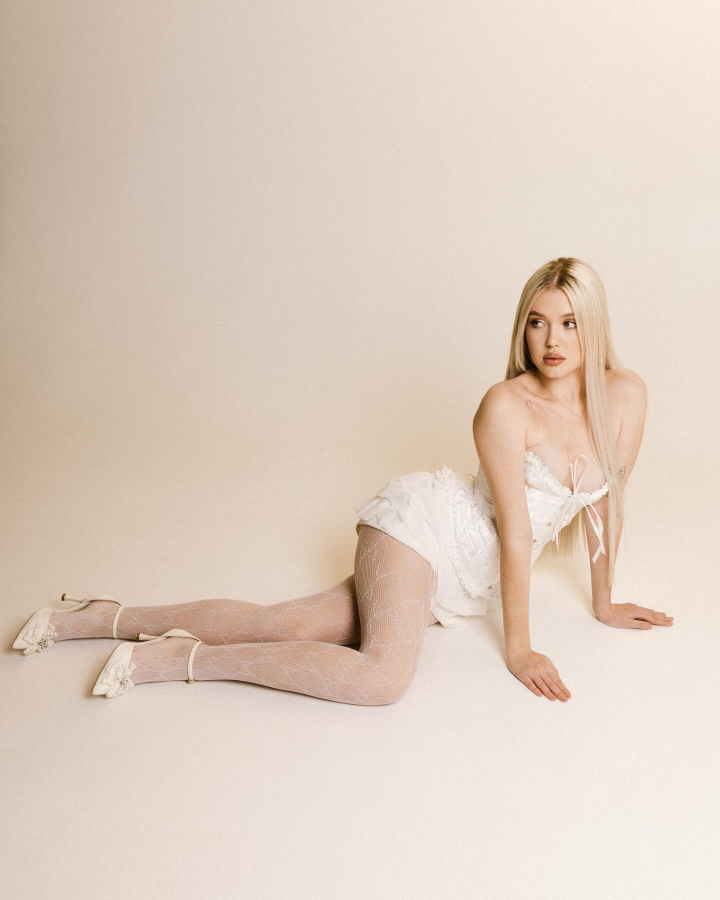
#> input picture images/photo-01.jpg, 1440 x 1800 px (shown at 1/2 size); its folder holds 6 pictures in this run
$ python optimize_images.py
#> lines starting #> are read from the running program, lines starting #| are printed output that depends on the picture
#!/usr/bin/env python3
"""Compress gallery images and generate favicon + OG preview."""

from pathlib import Path

from PIL import Image, ImageDraw, ImageFont

ROOT = Path(__file__).resolve().parent.parent
IMAGES = ROOT / "images"


def compress_jpegs():
    for path in sorted(IMAGES.glob("photo-*.jpg")):
        img = Image.open(path).convert("RGB")
#> img is the input picture: PIL image 1440x1800 RGB; mean R, G, B 222.5, 205.9, 192.7
        img.save(path, "JPEG", quality=82, optimize=True, progressive=True)
        print(f"compressed {path.name}")


def crop_cover(img: Image.Image, width: int, height: int) -> Image.Image:
#> called with width = 1200, height = 630
    src_w, src_h = img.size
#> src_w = 1440; src_h = 1800
    target_ratio = width / height
    src_ratio = src_w / src_h
#> src_ratio = 0.8

    if src_ratio > target_ratio:
        new_w = int(src_h * target_ratio)
        left = (src_w - new_w) // 2
        box = (left, 0, left + new_w, src_h)
    else:
        new_h = int(src_w / target_ratio)
#> new_h = 756
        top = (src_h - new_h) // 2
#> top = 522
        box = (0, top, src_w, top + new_h)
#> box = (0, 522, 1440, 1278)

    return img.crop(box).resize((width, height), Image.Resampling.LANCZOS)
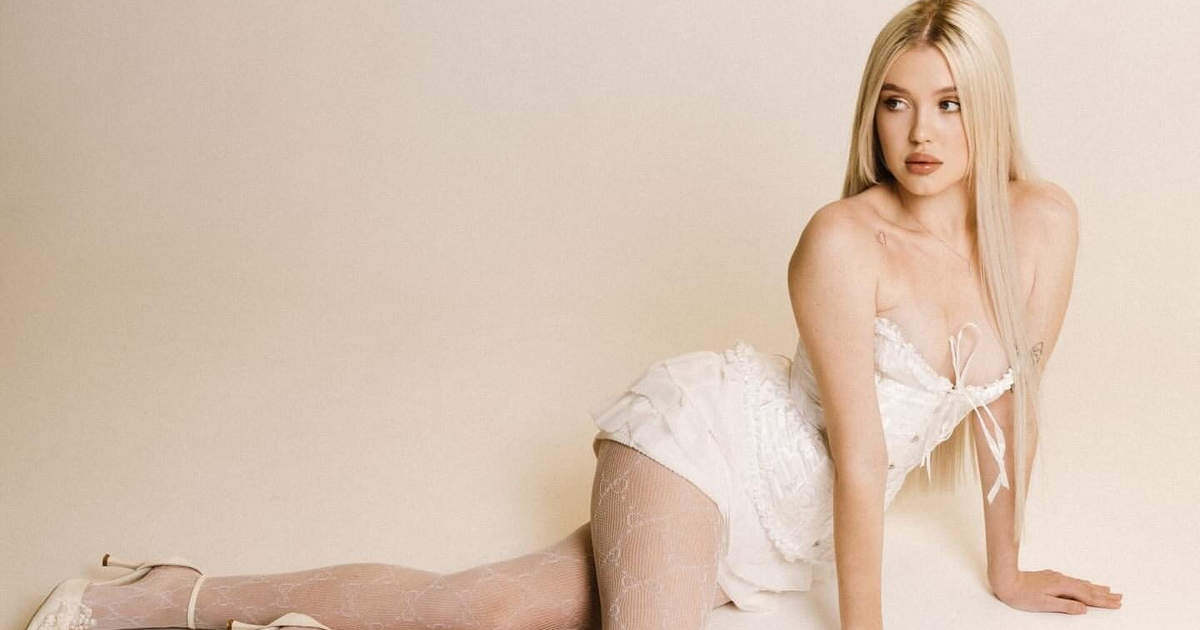
#> returned value: PIL image 1200x630 RGB; mean R, G, B 216.7, 196.2, 178.9


def create_og_image():
    base = Image.open(IMAGES / "photo-01.jpg").convert("RGB")
    canvas = crop_cover(base, 1200, 630)

    overlay = Image.new("RGBA", canvas.size, (0, 0, 0, 0))
#> overlay: PIL image 1200x630 RGBA; every value is 0
    draw = ImageDraw.Draw(overlay)
    draw.rectangle((0, 0, 1200, 630), fill=(20, 16, 14, 70))

    title = "Вероника Мочалова"
    subtitle = "Личная страница · Фотогалерея"

    try:
        title_font = ImageFont.truetype("/usr/share/fonts/truetype/dejavu/DejaVuSans-Bold.ttf", 64)
        subtitle_font = ImageFont.truetype("/usr/share/fonts/truetype/dejavu/DejaVuSans.ttf", 30)
    except OSError:
        title_font = ImageFont.load_default()
        subtitle_font = ImageFont.load_default()

    draw.text((72, 250), title, font=title_font, fill=(255, 255, 255, 255))
    draw.text((72, 340), subtitle, font=subtitle_font, fill=(245, 235, 225, 255))

    result = Image.alpha_composite(canvas.convert("RGBA"), overlay).convert("RGB")
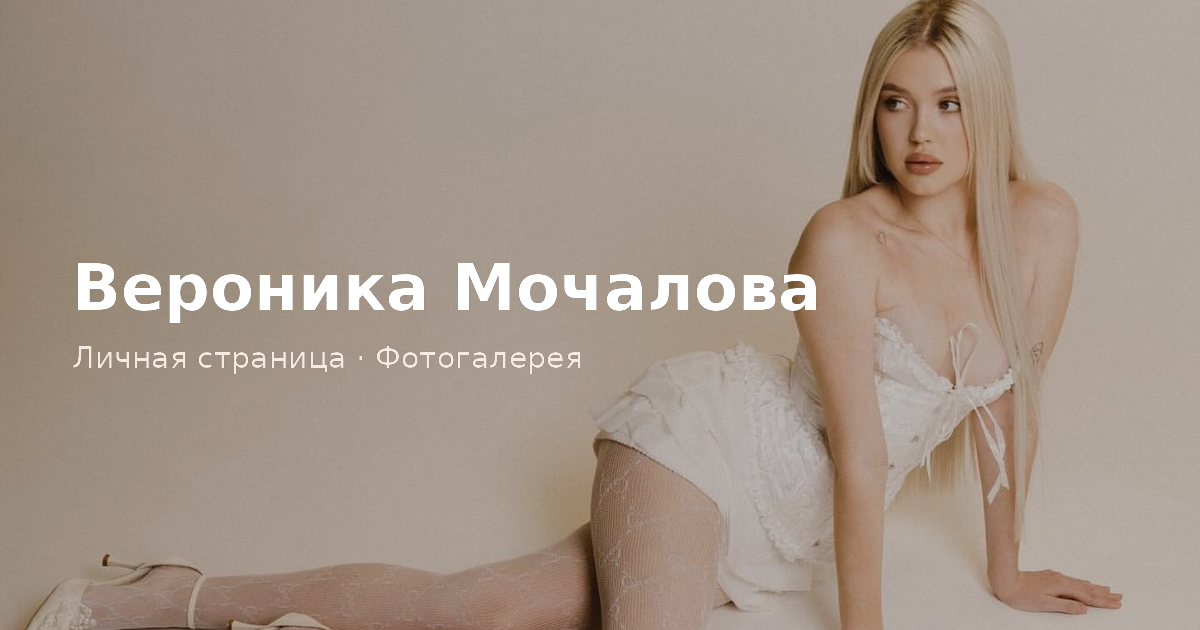
#> result: PIL image 1200x630 RGB; mean R, G, B 164.8, 149.2, 136.4
    out = IMAGES / "og-image.jpg"
    result.save(out, "JPEG", quality=88, optimize=True, progressive=True)
    print(f"created {out.name}")


def create_icons():
    base = Image.open(IMAGES / "photo-01.jpg").convert("RGB")
    square = crop_cover(base, 512, 512)
#> call 2 of crop_cover, with width = 512, height = 512
#> in crop_cover (call 2), `return img.crop(box).resize((width, height), Image.Resampling.LANCZOS)`:
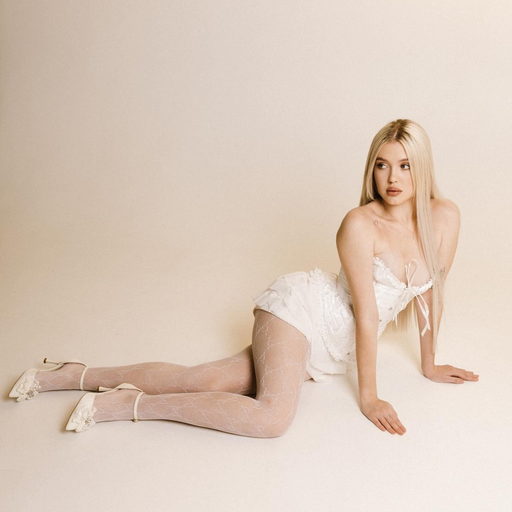
#> returned value: PIL image 512x512 RGB; mean R, G, B 220.5, 202.8, 188.8

    square.resize((180, 180), Image.Resampling.LANCZOS).save(
        IMAGES / "apple-touch-icon.png", "PNG", optimize=True
    )
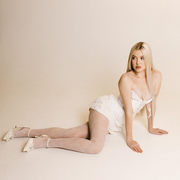
#> saved as apple-touch-icon.png: PIL image 180x180 RGB; mean R, G, B 220.5, 202.8, 188.8

    for size in (32, 16):
        square.resize((size, size), Image.Resampling.LANCZOS).save(
            IMAGES / f"favicon-{size}x{size}.png", "PNG", optimize=True
        )
#> this loop made 2 passes
#> pass 1, in create_icons, `square.resize((size, size), Image.Resampling.LANCZOS).save( IMAGES / f..`:
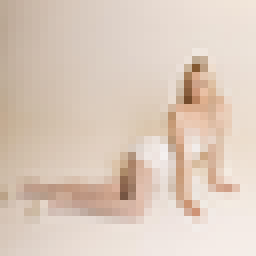
#> saved as favicon-32x32.png: PIL image 32x32 RGB (shown 8 times larger); mean R, G, B 220.5, 202.8, 188.8
#> pass 2, in create_icons, `square.resize((size, size), Image.Resampling.LANCZOS).save( IMAGES / f..`:
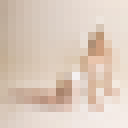
#> saved as favicon-16x16.png: PIL image 16x16 RGB (shown 8 times larger); mean R, G, B 220.4, 202.8, 188.8

    favicon = Image.open(IMAGES / "favicon-32x32.png")
    favicon.save(IMAGES / "favicon.ico", format="ICO", sizes=[(16, 16), (32, 32)])
    print("created favicon + apple-touch-icon")


if __name__ == "__main__":
    compress_jpegs()
    create_og_image()
    create_icons()
